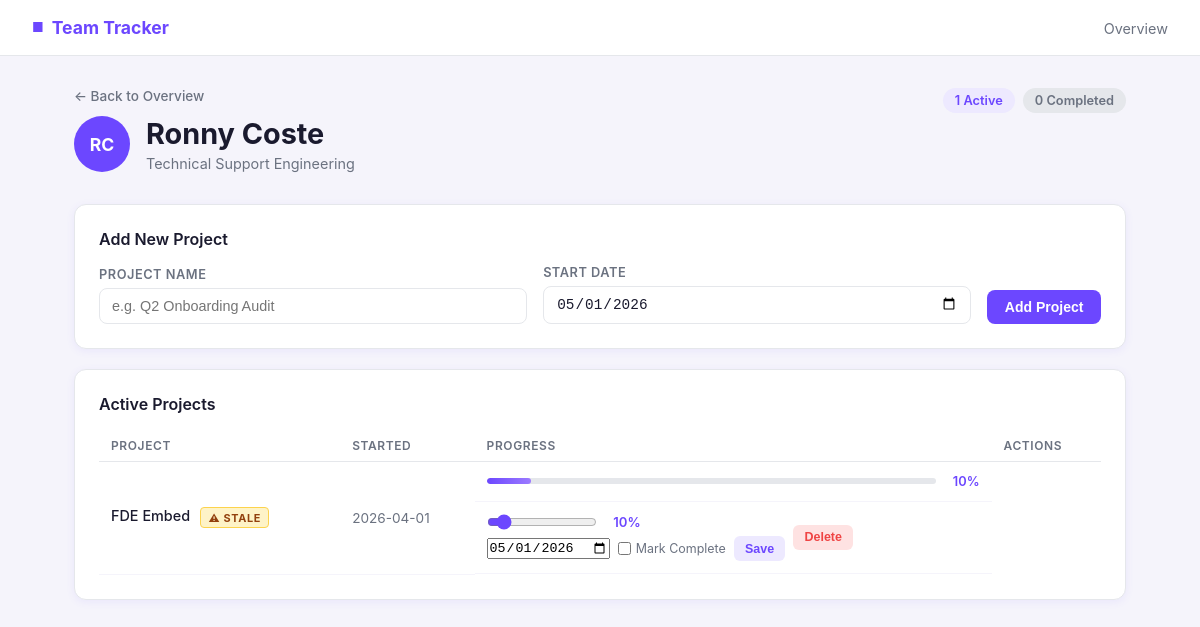
The app's page /teammate/4 with its own data.
### tables this page shows
CREATE TABLE teammates (
                id INTEGER PRIMARY KEY AUTOINCREMENT,
                name TEXT NOT NULL
            );

CREATE TABLE projects (
                id INTEGER PRIMARY KEY AUTOINCREMENT,
                teammate_id INTEGER NOT NULL,
                name TEXT NOT NULL,
                start_date TEXT NOT NULL,
                pct_complete INTEGER DEFAULT 0,
                completed_date TEXT,
                FOREIGN KEY (teammate_id) REFERENCES teammates(id)
            );

### app.py (the view)
@app.route('/teammate/<int:tid>')
def teammate(tid):
    db = get_db()
    t = db.execute('SELECT * FROM teammates WHERE id = ?', (tid,)).fetchone()
    if not t:
        return redirect(url_for('index'))
    projects = db.execute(
        'SELECT * FROM projects WHERE teammate_id = ? ORDER BY completed_date ASC, start_date DESC',
        (tid,)
    ).fetchall()
    history = {}
    for p in projects:
        history[p['id']] = db.execute(
            'SELECT pct_complete, updated_date FROM progress_history WHERE project_id = ? ORDER BY updated_date DESC',
            (p['id'],)
        ).fetchall()
    today_date = date.today()
    stale_ids = set()
    for p in projects:
        if p['completed_date']:
            continue
        h = history[p['id']]
        ref = h[0]['updated_date'] if h else p['start_date']
        if (today_date - datetime.strptime(ref, '%Y-%m-%d').date()).days >= 30:
            stale_ids.add(p['id'])
    return render_template('teammate.html', teammate=t, projects=projects, today=today_date.isoformat(), history=history, stale_ids=stale_ids)

### app.py (called while the page is built)
def get_db():
    conn = sqlite3.connect(DB)
    conn.row_factory = sqlite3.Row
    return conn

### templates/teammate.html (shortened to what this page needs)
{% extends "base.html" %}
{% block content %}
{% set initials = teammate.name.split()|map('first')|join('') %}
{% set active = projects|selectattr('completed_date', 'none')|list %}
{% set done = projects|rejectattr('completed_date', 'none')|list %}
<div class="page-header">
    <div class="header-left">
        <a href="/" class="back-link">&larr; Back to Overview</a>
        <div class="teammate-header">
            <div class="avatar avatar-lg">{{ initials }}</div>
            <div>
                <h1>{{ teammate.name }}</h1>
                <p class="subtitle">Technical Support Engineering</p>
            </div>
        </div>
    </div>
    <div class="header-stats">
        <div class="stat-pill">{{ active|length }} Active</div>
        <div class="stat-pill muted">{{ done|length }} Completed</div>
    </div>
</div>
<div class="section-card">
    <h2>Add New Project</h2>
    <form action="{{ url_for('add_project', tid=teammate.id) }}" method="POST" class="add-form">
        <div class="form-row">
            <div class="form-group">
                <label for="name">Project Name</label>
                <input type="text" id="name" name="name" placeholder="e.g. Q2 Onboarding Audit" required>
            </div>
            <div class="form-group">
                <label for="start_date">Start Date</label>
                <input type="date" id="start_date" name="start_date" value="{{ today }}" required>
            </div>
            <button type="submit" class="btn btn-primary">Add Project</button>
        </div>
    </form>
</div>
<div class="section-card">
    <h2>Active Projects</h2>
    {% if active %}
    <table class="projects-table">
        <thead>
            <tr>
                <th>Project</th>
                <th>Started</th>
                <th>Progress</th>
                <th>Actions</th>
            </tr>
        </thead>
        <tbody>
            {% for p in active %}
            <tr>
                <td class="project-name">
                    {{ p.name }}
                    {% if p.id in stale_ids %}<span class="badge-stale">⚠ STALE</span>{% endif %}
                </td>
                <td class="date-cell">{{ p.start_date }}</td>
                <td class="progress-cell">
                    <div class="progress-bar">
                        <div class="progress-fill" style="width: {{ p.pct_complete }}%"></div>
                    </div>
                    <span class="pct-label">{{ p.pct_complete }}%</span>
                </td>
                <td class="actions-cell">
                    <form action="{{ url_for('update_project', pid=p.id) }}" method="POST" class="update-form">
                        <div class="slider-row">
                            <input type="range" name="pct_complete" id="range-{{ p.id }}"
                                   value="{{ p.pct_complete }}" min="0" max="100"
                                   oninput="document.getElementById('pct-display-{{ p.id }}').textContent = this.value + '%'">
                            <span id="pct-display-{{ p.id }}" class="pct-display">{{ p.pct_complete }}%</span>
                        </div>
                        <div class="form-actions">
                            <input type="date" name="update_date" value="{{ today }}" class="date-input" required>
                            <label class="complete-label">
                                <input type="checkbox" name="mark_complete"> Mark Complete
                            </label>
                            <button type="submit" class="btn btn-sm btn-secondary">Save</button>
                        </div>
                    </form>
                    <form action="{{ url_for('delete_project', pid=p.id) }}" method="POST"
                          onsubmit="return confirm('Delete this project?')">
                        <button type="submit" class="btn btn-sm btn-danger">Delete</button>
                    </form>
                </td>
            </tr>
            {% endfor %}
        </tbody>
    </table>
    {% else %}
    <p class="empty-state">No active projects. Add one above.</p>
    {% endif %}
</div>
{% endblock %}

### records on screen
teammates: name "Ronny Coste"
projects: name "FDE Embed", shows "⚠ STALE", start_date "2026-04-01", pct_complete "10", update_date "05/01/2026"

### other values on screen
{{ initials }} "RC"
{{ active|length }} "1"
{{ done|length }} "0"
